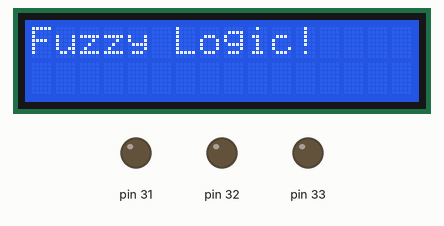
A sketch run on a simulated Arduino Mega 2560, built with avr-gcc and run on an emulated ATmega2560. Parts: 16×2 character LCD, output pins drawn as LEDs (lit = HIGH). The local clock reads 2024-03-15 10:24:30 at power-on unless the sketch sets it; pins used as bus, display or sensor lines are not drawn; what the sketch prints to the serial monitor is not drawn.

Above: at 0.1 s.
At 0.5 s:
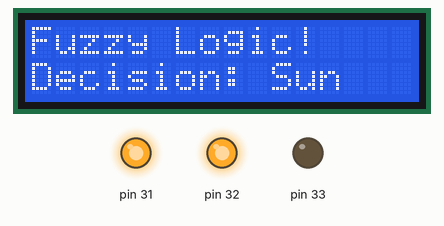
Timing chart, 0 to 2.0 s (numbered marks = the images above):
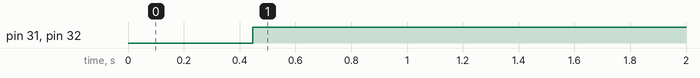

Measured:
- by itself, pin 31, pin 32: LOW → HIGH at 0.45 s

The sketch:

Decision_for_inverter.ino
```cpp
#include <pitches.h>
#include <LiquidCrystal.h>
#include <Wire.h>
#include "RTClib.h"
#define FIS_TYPE float
#define FIS_RESOLUSION 101
#define FIS_MIN -3.4028235E+38
#define FIS_MAX 3.4028235E+38
typedef FIS_TYPE(*_FIS_MF)(FIS_TYPE, FIS_TYPE*);
typedef FIS_TYPE(*_FIS_ARR_OP)(FIS_TYPE, FIS_TYPE);
typedef FIS_TYPE(*_FIS_ARR)(FIS_TYPE*, int, _FIS_ARR_OP);
// Number of inputs to the fuzzy inference system
const int fis_gcI = 6;
// Number of outputs to the fuzzy inference system
const int fis_gcO = 1;
// Number of rules to the fuzzy inference system
const int fis_gcR = 99;

FIS_TYPE g_fisInput[fis_gcI];
FIS_TYPE g_fisOutput[fis_gcO];
//LiquidCrystal lcd(12,11,5,4,3,2);
LiquidCrystal lcd(2,3,4,5,6,7);
RTC_DS3231 rtc;
int duration=1000;
// Setup routine runs once when you press reset:
void setup()
{
  Serial.begin(9600);
  lcd.begin(16,2);
  lcd.setCursor(0,0);
  lcd.print("Fuzzy Logic!");
  if (! rtc.begin()) {
    Serial.println("Couldn't find RTC");
    while (1);
  }
  if (rtc.lostPower()) {
    Serial.println("RTC lost power, lets set the time!");
  }
  //rtc.adjust(DateTime(2022, 4, 26, 15, 24, 0));
}

// Loop routine runs over and over again forever:
void loop()
{
 DateTime now = rtc.now();
 float in_analog1=now.hour(); //sun
 float in_analog2=now.day(); //edl_price
 float in_analog3=now.day() ; //generator_price
 float in_analog4=now.hour(); //edl_supply
 float in_analog5=now.hour(); //generator_supply
 float in_analog6=19.45; //battery


//float in_analog1=6.19; //sun
//float in_analog2=15.4; //edl_price
//float in_analog3=3.07; //generator_price
//float in_analog4=5.7; //edl_supply
//float in_analog5=22.6; //generator_supply
//float in_analog6=7.14; //battery

// float in_analog1=5.52; //sun
// float in_analog2=5.43; //edl_price
// float in_analog3=3.075; //generator_price
// float in_analog4=8.222; //edl_supply
// float in_analog5=19.2; //generator_supply
// float in_analog6=79.45; //battery
//
// float in_analog1=5.52; //sun
// float in_analog2=5.43; //edl_price
// float in_analog3=3.075; //generator_price
// float in_analog4=15.73; //edl_supply
// float in_analog5=11; //generator_supply
// float in_analog6=19.45; //battery
//
// float in_analog1=21.5; //sun
// float in_analog2=5.43; //edl_price
// float in_analog3=5.43; //generator_price
// float in_analog4=21.5; //edl_supply
// float in_analog5=21.5; //generator_supply
// float in_analog6=19.45; //battery
//
//
// float in_analog1=21.5; //sun
// float in_analog2=5.43; //edl_price
// float in_analog3=25.43; //generator_price
// float in_analog4=21.5; //edl_supply
// float in_analog5=21.5; //generator_supply
// float in_analog6=60.45; //battery
    // Read Input: SUN
    g_fisInput[0] = in_analog1;
    // Read Input: EDL-price
    g_fisInput[1] = in_analog2;
    // Read Input: Generator-price
    g_fisInput[2] = in_analog3;
    // Read Input: battery
    g_fisInput[3] =in_analog6;
    // Read Input: EDL_Supply
    g_fisInput[4] = in_analog4;
    // Read Input: Generator_supply
    g_fisInput[5] = in_analog5;

    g_fisOutput[0] = 0;
    //Serial.println("Current Date & Time: ");
    //Serial.println(now.day(), DEC);
    //Serial.println(now.hour(), DEC);
    fis_evaluate();
    // Set output vlaue: decision
    analogWrite(6 , g_fisOutput[0]);

}

//***********************************************************************
// Support functions for Fuzzy Inference System
//***********************************************************************
// Trapezoidal Member Function
FIS_TYPE fis_trapmf(FIS_TYPE x, FIS_TYPE* p)
{
    FIS_TYPE a = p[0], b = p[1], c = p[2], d = p[3];
    FIS_TYPE t1 = ((x <= c) ? 1 : ((d < x) ? 0 : ((c != d) ? ((d - x) / (d - c)) : 0)));
    FIS_TYPE t2 = ((b <= x) ? 1 : ((x < a) ? 0 : ((a != b) ? ((x - a) / (b - a)) : 0)));
    return (FIS_TYPE) min(t1, t2);
}

FIS_TYPE fis_min(FIS_TYPE a, FIS_TYPE b)
{
    return min(a, b);
}

FIS_TYPE fis_max(FIS_TYPE a, FIS_TYPE b)
{
    return max(a, b);
}

FIS_TYPE fis_array_operation(FIS_TYPE *array, int size, _FIS_ARR_OP pfnOp)
{
    int i;
    FIS_TYPE ret = 0;

    if (size == 0) return ret;
    if (size == 1) return array[0];

    ret = array[0];
    for (i = 1; i < size; i++)
    {
        ret = (*pfnOp)(ret, array[i]);
    }

    return ret;
}


//***********************************************************************
// Data for Fuzzy Inference System
//***********************************************************************
// Pointers to the implementations of member functions
_FIS_MF fis_gMF[] =
{
    fis_trapmf
};

// Count of member function for each Input
int fis_gIMFCount[] = { 3, 3, 3, 3, 3, 2 };

// Count of member function for each Output
int fis_gOMFCount[] = { 4 };

// Coefficients for the Input Member Functions
FIS_TYPE fis_gMFI0Coeff1[] = { 4, 7, 24, 24 };
FIS_TYPE fis_gMFI0Coeff2[] = { 7.5, 9, 12, 16 };
FIS_TYPE fis_gMFI0Coeff3[] = { 9, 14, 16, 21 };
FIS_TYPE* fis_gMFI0Coeff[] = { fis_gMFI0Coeff1, fis_gMFI0Coeff2, fis_gMFI0Coeff3 };
FIS_TYPE fis_gMFI1Coeff1[] = { 0, 3, 7, 12.5 };
FIS_TYPE fis_gMFI1Coeff2[] = { 6, 13, 17, 25 };
FIS_TYPE fis_gMFI1Coeff3[] = { 18, 23, 30, 30 };
FIS_TYPE* fis_gMFI1Coeff[] = { fis_gMFI1Coeff1, fis_gMFI1Coeff2, fis_gMFI1Coeff3 };
FIS_TYPE fis_gMFI2Coeff1[] = { 0, 3, 7, 13 };
FIS_TYPE fis_gMFI2Coeff2[] = { 6, 13, 17, 24 };
FIS_TYPE fis_gMFI2Coeff3[] = { 18, 23, 30, 30 };
FIS_TYPE* fis_gMFI2Coeff[] = { fis_gMFI2Coeff1, fis_gMFI2Coeff2, fis_gMFI2Coeff3 };
FIS_TYPE fis_gMFI3Coeff1[] = { 0, 15, 25, 39 };
FIS_TYPE fis_gMFI3Coeff2[] = { 24, 44, 56, 76 };
FIS_TYPE fis_gMFI3Coeff3[] = { 60, 75, 85, 100 };
FIS_TYPE* fis_gMFI3Coeff[] = { fis_gMFI3Coeff1, fis_gMFI3Coeff2, fis_gMFI3Coeff3 };
FIS_TYPE fis_gMFI4Coeff1[] = { 14, 14, 16, 16 };
FIS_TYPE fis_gMFI4Coeff2[] = { 0, 0, 13.8, 13.8 };
FIS_TYPE fis_gMFI4Coeff3[] = { 16.1, 16.1, 24, 24 };
FIS_TYPE* fis_gMFI4Coeff[] = { fis_gMFI4Coeff1, fis_gMFI4Coeff2, fis_gMFI4Coeff3 };
FIS_TYPE fis_gMFI5Coeff1[] = { 17, 17, 24, 24 };
FIS_TYPE fis_gMFI5Coeff2[] = { 0, 0, 16.9, 16.9 };
FIS_TYPE* fis_gMFI5Coeff[] = { fis_gMFI5Coeff1, fis_gMFI5Coeff2 };
FIS_TYPE** fis_gMFICoeff[] = { fis_gMFI0Coeff, fis_gMFI1Coeff, fis_gMFI2Coeff, fis_gMFI3Coeff, fis_gMFI4Coeff, fis_gMFI5Coeff };

// Coefficients for the Output Member Functions
FIS_TYPE fis_gMFO0Coeff1[] = { 5, 5, 15, 15 };
FIS_TYPE fis_gMFO0Coeff2[] = { 14, 14, 16, 16 };
FIS_TYPE fis_gMFO0Coeff3[] = { 18, 18, 23.9, 23.9 };
FIS_TYPE fis_gMFO0Coeff4[] = { 0, 0, 5, 5 };
FIS_TYPE* fis_gMFO0Coeff[] = { fis_gMFO0Coeff1, fis_gMFO0Coeff2, fis_gMFO0Coeff3, fis_gMFO0Coeff4 };
FIS_TYPE** fis_gMFOCoeff[] = { fis_gMFO0Coeff };

// Input membership function set
int fis_gMFI0[] = { 0, 0, 0 };
int fis_gMFI1[] = { 0, 0, 0 };
int fis_gMFI2[] = { 0, 0, 0 };
int fis_gMFI3[] = { 0, 0, 0 };
int fis_gMFI4[] = { 0, 0, 0 };
int fis_gMFI5[] = { 0, 0 };
int* fis_gMFI[] = { fis_gMFI0, fis_gMFI1, fis_gMFI2, fis_gMFI3, fis_gMFI4, fis_gMFI5};

// Output membership function set
int fis_gMFO0[] = { 0, 0, 0, 0 };
int* fis_gMFO[] = { fis_gMFO0};

// Rule Weights
FIS_TYPE fis_gRWeight[] = { 1, 1, 1, 1, 1, 1, 1, 1, 1, 1, 1, 1, 1, 1, 1, 1, 1, 1, 1, 1, 1, 1, 1, 1, 1, 1, 1, 1, 1, 1, 1, 1, 1, 1, 1, 1, 1, 1, 1, 1, 1, 1, 1, 1, 1, 1, 1, 1, 1, 1, 1, 1, 1, 1, 1, 1, 1, 1, 1, 1, 1, 1, 1, 1, 1, 1, 1, 1, 1, 1, 1, 1, 1, 1, 1, 1, 1, 1, 1, 1, 1, 1, 1, 1, 1, 1, 1, 1, 1, 1, 1, 1, 1, 1, 1, 1, 1, 1, 1, 1 };

// Rule Type
int fis_gRType[] = { 1, 1, 1, 1, 1, 1, 1, 1, 1, 1, 1, 1, 1, 1, 1, 1, 1, 1, 1, 1, 1, 1, 1, 1, 1, 1, 1, 1, 1, 1, 1, 1, 1, 1, 1, 1, 1, 1, 1, 1, 1, 1, 1, 1, 1, 1, 1, 1, 1, 1, 1, 1, 1, 1, 1, 1, 1, 1, 1, 1, 1, 1, 1, 1, 1, 1, 1, 1, 1, 1, 1, 1, 1, 1, 1, 1, 1, 1, 1, 1, 1, 1, 1, 1, 1, 1, 1, 1, 1, 1, 1, 1, 1, 1, 1, 1, 1, 1, 1, 1 };

// Rule Inputs
int fis_gRI0[] = { 3, 0, 0, 0, 0, 0 };
int fis_gRI1[] = { 3, 1, 1, 1, 1, 0 };
int fis_gRI2[] = { 3, 1, 1, 1, 0, 1 };
int fis_gRI3[] = { 3, 1, 1, 2, 0, 1 };
int fis_gRI4[] = { 3, 1, 1, 3, 0, 1 };
int fis_gRI5[] = { 3, 1, 1, 1, 1, 0 };
int fis_gRI6[] = { 3, 1, 1, 2, 1, 0 };
int fis_gRI7[] = { 3, 1, 1, 3, 1, 0 };
int fis_gRI8[] = { 3, 1, 2, 1, 1, 0 };
int fis_gRI9[] = { 3, 1, 3, 1, 1, 0 };
int fis_gRI10[] = { 3, 2, 1, 1, 1, 0 };
int fis_gRI11[] = { 3, 3, 1, 1, 1, 0 };
int fis_gRI12[] = { 3, 1, 2, 2, 1, 0 };
int fis_gRI13[] = { 3, 1, 2, 3, 1, 0 };
int fis_gRI14[] = { 3, 1, 3, 2, 1, 0 };
int fis_gRI15[] = { 3, 1, 3, 3, 1, 0 };
int fis_gRI16[] = { 3, 2, 1, 2, 1, 0 };
int fis_gRI17[] = { 3, 2, 1, 3, 1, 0 };
int fis_gRI18[] = { 3, 3, 1, 2, 1, 0 };
int fis_gRI19[] = { 3, 3, 1, 3, 1, 0 };
int fis_gRI20[] = { 3, 1, 1, 2, 0, 1 };
int fis_gRI21[] = { 3, 1, 2, 2, 0, 1 };
int fis_gRI22[] = { 3, 1, 3, 2, 0, 1 };
int fis_gRI23[] = { 3, 2, 1, 2, 0, 1 };
int fis_gRI24[] = { 3, 2, 3, 2, 0, 1 };
int fis_gRI25[] = { 3, 3, 1, 2, 0, 1 };
int fis_gRI26[] = { 3, 3, 2, 2, 0, 1 };
int fis_gRI27[] = { 3, 3, 3, 2, 0, 1 };
int fis_gRI28[] = { 3, 1, 1, 3, 0, 1 };
int fis_gRI29[] = { 3, 1, 3, 3, 0, 1 };
int fis_gRI30[] = { 3, 1, 2, 3, 0, 1 };
int fis_gRI31[] = { 3, 2, 1, 3, 0, 1 };
int fis_gRI32[] = { 3, 2, 2, 3, 0, 1 };
int fis_gRI33[] = { 3, 2, 3, 3, 0, 1 };
int fis_gRI34[] = { 3, 3, 1, 3, 0, 1 };
int fis_gRI35[] = { 3, 3, 2, 3, 0, 1 };
int fis_gRI36[] = { 3, 3, 3, 3, 0, 1 };
int fis_gRI37[] = { 2, 1, 1, 1, 0, 1 };
int fis_gRI38[] = { 2, 1, 1, 1, 1, 0 };
int fis_gRI39[] = { 2, 1, 1, 2, 0, 1 };
int fis_gRI40[] = { 2, 1, 1, 3, 0, 1 };
int fis_gRI41[] = { 2, 1, 1, 2, 1, 0 };
int fis_gRI42[] = { 2, 1, 1, 3, 1, 0 };
int fis_gRI43[] = { 2, 1, 2, 2, 0, 1 };
int fis_gRI44[] = { 2, 1, 3, 2, 0, 1 };
int fis_gRI45[] = { 2, 1, 2, 3, 0, 1 };
int fis_gRI46[] = { 2, 1, 3, 3, 0, 1 };
int fis_gRI47[] = { 2, 1, 2, 2, 1, 0 };
int fis_gRI48[] = { 2, 1, 3, 2, 1, 0 };
int fis_gRI49[] = { 2, 1, 2, 3, 1, 0 };
int fis_gRI50[] = { 2, 1, 3, 3, 1, 0 };
int fis_gRI51[] = { 2, 2, 1, 1, 1, 0 };
int fis_gRI52[] = { 2, 3, 1, 1, 1, 0 };
int fis_gRI53[] = { 2, 1, 2, 1, 1, 0 };
int fis_gRI54[] = { 2, 2, 2, 1, 1, 0 };
int fis_gRI55[] = { 2, 3, 2, 1, 1, 0 };
int fis_gRI56[] = { 2, 1, 3, 1, 1, 0 };
int fis_gRI57[] = { 2, 2, 3, 1, 1, 0 };
int fis_gRI58[] = { 2, 3, 3, 1, 1, 0 };
int fis_gRI59[] = { 2, 1, 1, 2, 1, 0 };
int fis_gRI60[] = { 2, 1, 2, 2, 1, 0 };
int fis_gRI61[] = { 2, 1, 3, 2, 1, 0 };
int fis_gRI62[] = { 2, 2, 1, 2, 1, 0 };
int fis_gRI63[] = { 2, 2, 2, 2, 1, 0 };
int fis_gRI64[] = { 2, 2, 3, 2, 1, 0 };
int fis_gRI65[] = { 2, 3, 3, 2, 1, 0 };
int fis_gRI66[] = { 2, 3, 3, 2, 1, 0 };
int fis_gRI67[] = { 2, 3, 2, 2, 1, 0 };
int fis_gRI68[] = { 2, 3, 1, 2, 1, 0 };
int fis_gRI69[] = { 2, 1, 1, 3, 1, 0 };
int fis_gRI70[] = { 2, 1, 3, 3, 1, 0 };
int fis_gRI71[] = { 2, 1, 2, 3, 1, 0 };
int fis_gRI72[] = { 2, 2, 1, 3, 1, 0 };
int fis_gRI73[] = { 2, 2, 2, 3, 1, 0 };
int fis_gRI74[] = { 2, 2, 3, 3, 1, 0 };
int fis_gRI75[] = { 2, 3, 1, 3, 1, 0 };
int fis_gRI76[] = { 2, 3, 2, 3, 1, 0 };
int fis_gRI77[] = { 2, 3, 3, 3, 1, 0 };
int fis_gRI78[] = { 2, 0, 0, 0, 0, 0 };
int fis_gRI79[] = { 1, 1, 1, 1, 1, 0 };
int fis_gRI80[] = { 1, 1, 1, 2, 1, 0 };
int fis_gRI81[] = { 1, 1, 1, 3, 1, 0 };
int fis_gRI82[] = { 1, 1, 2, 3, 1, 0 };
int fis_gRI83[] = { 1, 1, 3, 3, 1, 0 };
int fis_gRI84[] = { 1, 1, 3, 1, 1, 0 };
int fis_gRI85[] = { 1, 1, 2, 1, 1, 0 };
int fis_gRI86[] = { 1, 1, 3, 3, 1, 0 };
int fis_gRI87[] = { 1, 1, 2, 3, 1, 0 };
int fis_gRI88[] = { 1, 2, 0, 3, 1, 0 };
int fis_gRI89[] = { 1, 2, 0, -3, 1, 0 };
int fis_gRI90[] = { 1, 3, 0, 3, 1, 0 };
int fis_gRI91[] = { 1, 3, 0, -3, 1, 0 };
int fis_gRI92[] = { 1, 0, 0, 3, 0, 0 };
int fis_gRI93[] = { 1, 0, -1, 2, 0, 0 };
int fis_gRI94[] = { 1, 0, -1, 2, 0, 1 };
int fis_gRI95[] = { 1, 0, -1, 3, 0, 1 };
int fis_gRI96[] = { 1, 0, -1, 1, 0, 1 };
int fis_gRI97[] = { 1, 0, -3, 1, 0, 1 };
int fis_gRI98[] = { 1, 0, -2, 1, 0, 1 };
int fis_gRI99[] = { 1, 0, 0, 3, 0, 0 };
int* fis_gRI[] = { fis_gRI0, fis_gRI1, fis_gRI2, fis_gRI3, fis_gRI4, fis_gRI5, fis_gRI6, fis_gRI7, fis_gRI8, fis_gRI9, fis_gRI10, fis_gRI11, fis_gRI12, fis_gRI13, fis_gRI14, fis_gRI15, fis_gRI16, fis_gRI17, fis_gRI18, fis_gRI19, fis_gRI20, fis_gRI21, fis_gRI22, fis_gRI23, fis_gRI24, fis_gRI25, fis_gRI26, fis_gRI27, fis_gRI28, fis_gRI29, fis_gRI30, fis_gRI31, fis_gRI32, fis_gRI33, fis_gRI34, fis_gRI35, fis_gRI36, fis_gRI37, fis_gRI38, fis_gRI39, fis_gRI40, fis_gRI41, fis_gRI42, fis_gRI43, fis_gRI44, fis_gRI45, fis_gRI46, fis_gRI47, fis_gRI48, fis_gRI49, fis_gRI50, fis_gRI51, fis_gRI52, fis_gRI53, fis_gRI54, fis_gRI55, fis_gRI56, fis_gRI57, fis_gRI58, fis_gRI59, fis_gRI60, fis_gRI61, fis_gRI62, fis_gRI63, fis_gRI64, fis_gRI65, fis_gRI66, fis_gRI67, fis_gRI68, fis_gRI69, fis_gRI70, fis_gRI71, fis_gRI72, fis_gRI73, fis_gRI74, fis_gRI75, fis_gRI76, fis_gRI77, fis_gRI78, fis_gRI79, fis_gRI80, fis_gRI81, fis_gRI82, fis_gRI83, fis_gRI84, fis_gRI85, fis_gRI86, fis_gRI87, fis_gRI88, fis_gRI89, fis_gRI90, fis_gRI91, fis_gRI92, fis_gRI93, fis_gRI94, fis_gRI95, fis_gRI96, fis_gRI97, fis_gRI98, fis_gRI99 };

// Rule Outputs
int fis_gRO0[] = { 1 };
int fis_gRO1[] = { 1 };
int fis_gRO2[] = { 1 };
int fis_gRO3[] = { 1 };
int fis_gRO4[] = { 1 };
int fis_gRO5[] = { 1 };
int fis_gRO6[] = { 1 };
int fis_gRO7[] = { 1 };
int fis_gRO8[] = { 1 };
int fis_gRO9[] = { 1 };
int fis_gRO10[] = { 1 };
int fis_gRO11[] = { 1 };
int fis_gRO12[] = { 1 };
int fis_gRO13[] = { 1 };
int fis_gRO14[] = { 1 };
int fis_gRO15[] = { 1 };
int fis_gRO16[] = { 1 };
int fis_gRO17[] = { 1 };
int fis_gRO18[] = { 1 };
int fis_gRO19[] = { 1 };
int fis_gRO20[] = { 1 };
int fis_gRO21[] = { 1 };
int fis_gRO22[] = { 1 };
int fis_gRO23[] = { 1 };
int fis_gRO24[] = { 1 };
int fis_gRO25[] = { 1 };
int fis_gRO26[] = { 1 };
int fis_gRO27[] = { 1 };
int fis_gRO28[] = { 1 };
int fis_gRO29[] = { 1 };
int fis_gRO30[] = { 1 };
int fis_gRO31[] = { 1 };
int fis_gRO32[] = { 1 };
int fis_gRO33[] = { 1 };
int fis_gRO34[] = { 1 };
int fis_gRO35[] = { 1 };
int fis_gRO36[] = { 1 };
int fis_gRO37[] = { 1 };
int fis_gRO38[] = { 1 };
int fis_gRO39[] = { 1 };
int fis_gRO40[] = { 1 };
int fis_gRO41[] = { 1 };
int fis_gRO42[] = { 1 };
int fis_gRO43[] = { 1 };
int fis_gRO44[] = { 1 };
int fis_gRO45[] = { 1 };
int fis_gRO46[] = { 1 };
int fis_gRO47[] = { 1 };
int fis_gRO48[] = { 1 };
int fis_gRO49[] = { 1 };
int fis_gRO50[] = { 1 };
int fis_gRO51[] = { 1 };
int fis_gRO52[] = { 1 };
int fis_gRO53[] = { 1 };
int fis_gRO54[] = { 1 };
int fis_gRO55[] = { 1 };
int fis_gRO56[] = { 1 };
int fis_gRO57[] = { 1 };
int fis_gRO58[] = { 1 };
int fis_gRO59[] = { 1 };
int fis_gRO60[] = { 1 };
int fis_gRO61[] = { 1 };
int fis_gRO62[] = { 1 };
int fis_gRO63[] = { 1 };
int fis_gRO64[] = { 1 };
int fis_gRO65[] = { 1 };
int fis_gRO66[] = { 1 };
int fis_gRO67[] = { 1 };
int fis_gRO68[] = { 1 };
int fis_gRO69[] = { 1 };
int fis_gRO70[] = { 1 };
int fis_gRO71[] = { 1 };
int fis_gRO72[] = { 1 };
int fis_gRO73[] = { 1 };
int fis_gRO74[] = { 1 };
int fis_gRO75[] = { 1 };
int fis_gRO76[] = { 1 };
int fis_gRO77[] = { 1 };
int fis_gRO78[] = { 1 };
int fis_gRO79[] = { 2 };
int fis_gRO80[] = { 2 };
int fis_gRO81[] = { 2 };
int fis_gRO82[] = { 2 };
int fis_gRO83[] = { 2 };
int fis_gRO84[] = { 2 };
int fis_gRO85[] = { 2 };
int fis_gRO86[] = { 2 };
int fis_gRO87[] = { 2 };
int fis_gRO88[] = { 2 };
int fis_gRO89[] = { 2 };
int fis_gRO90[] = { 4 };
int fis_gRO91[] = { 2 };
int fis_gRO92[] = { 4 };
int fis_gRO93[] = { 4 };
int fis_gRO94[] = { 4 };
int fis_gRO95[] = { 4 };
int fis_gRO96[] = { 3 };
int fis_gRO97[] = { 3 };
int fis_gRO98[] = { 3 };
int fis_gRO99[] = { 4 };
int* fis_gRO[] = { fis_gRO0, fis_gRO1, fis_gRO2, fis_gRO3, fis_gRO4, fis_gRO5, fis_gRO6, fis_gRO7, fis_gRO8, fis_gRO9, fis_gRO10, fis_gRO11, fis_gRO12, fis_gRO13, fis_gRO14, fis_gRO15, fis_gRO16, fis_gRO17, fis_gRO18, fis_gRO19, fis_gRO20, fis_gRO21, fis_gRO22, fis_gRO23, fis_gRO24, fis_gRO25, fis_gRO26, fis_gRO27, fis_gRO28, fis_gRO29, fis_gRO30, fis_gRO31, fis_gRO32, fis_gRO33, fis_gRO34, fis_gRO35, fis_gRO36, fis_gRO37, fis_gRO38, fis_gRO39, fis_gRO40, fis_gRO41, fis_gRO42, fis_gRO43, fis_gRO44, fis_gRO45, fis_gRO46, fis_gRO47, fis_gRO48, fis_gRO49, fis_gRO50, fis_gRO51, fis_gRO52, fis_gRO53, fis_gRO54, fis_gRO55, fis_gRO56, fis_gRO57, fis_gRO58, fis_gRO59, fis_gRO60, fis_gRO61, fis_gRO62, fis_gRO63, fis_gRO64, fis_gRO65, fis_gRO66, fis_gRO67, fis_gRO68, fis_gRO69, fis_gRO70, fis_gRO71, fis_gRO72, fis_gRO73, fis_gRO74, fis_gRO75, fis_gRO76, fis_gRO77, fis_gRO78, fis_gRO79, fis_gRO80, fis_gRO81, fis_gRO82, fis_gRO83, fis_gRO84, fis_gRO85, fis_gRO86, fis_gRO87, fis_gRO88, fis_gRO89, fis_gRO90, fis_gRO91, fis_gRO92, fis_gRO93, fis_gRO94, fis_gRO95, fis_gRO96, fis_gRO97, fis_gRO98, fis_gRO99 };

// Input range Min
FIS_TYPE fis_gIMin[] = { 0, 0, 0, 0, 0, 0 };

// Input range Max
FIS_TYPE fis_gIMax[] = { 24, 30, 30, 100, 24, 24 };

// Output range Min
FIS_TYPE fis_gOMin[] = { 0 };

// Output range Max
FIS_TYPE fis_gOMax[] = { 24 };

//***********************************************************************
// Data dependent support functions for Fuzzy Inference System
//***********************************************************************
FIS_TYPE fis_MF_out(FIS_TYPE** fuzzyRuleSet, FIS_TYPE x, int o)
{
    FIS_TYPE mfOut;
    int r;

    for (r = 0; r < fis_gcR; ++r)
    {
        int index = fis_gRO[r][o];
        if (index > 0)
        {
            index = index - 1;
            mfOut = (fis_gMF[fis_gMFO[o][index]])(x, fis_gMFOCoeff[o][index]);
        }
        else if (index < 0)
        {
            index = -index - 1;
            mfOut = 1 - (fis_gMF[fis_gMFO[o][index]])(x, fis_gMFOCoeff[o][index]);
        }
        else
        {
            mfOut = 0;
        }

        fuzzyRuleSet[0][r] = fis_min(mfOut, fuzzyRuleSet[1][r]);
    }
    return fis_array_operation(fuzzyRuleSet[0], fis_gcR, fis_max);
}

FIS_TYPE fis_defuzz_centroid(FIS_TYPE** fuzzyRuleSet, int o)
{
    FIS_TYPE step = (fis_gOMax[o] - fis_gOMin[o]) / (FIS_RESOLUSION - 1);
    FIS_TYPE area = 0;
    FIS_TYPE momentum = 0;
    FIS_TYPE dist, slice;
    int i;

    // calculate the area under the curve formed by the MF outputs
    for (i = 0; i < FIS_RESOLUSION; ++i){
        dist = fis_gOMin[o] + (step * i);
        slice = step * fis_MF_out(fuzzyRuleSet, dist, o);
        area += slice;
        momentum += slice*dist;
    }

    return ((area == 0) ? ((fis_gOMax[o] + fis_gOMin[o]) / 2) : (momentum / area));
}


//***********************************************************************
// Fuzzy Inference System
//***********************************************************************
void yellow(){
    analogWrite(31,255);
    analogWrite(32,255);
    analogWrite(33,0);

  }
void blue(){
    analogWrite(33,255);
  }
void green(){
    analogWrite(31,255);
  }
void red(){
    analogWrite(32,255);
  }
void fis_evaluate()
  {
    DateTime now = rtc.now();
    FIS_TYPE fuzzyInput0[] = { 0, 0, 0 };
    FIS_TYPE fuzzyInput1[] = { 0, 0, 0 };
    FIS_TYPE fuzzyInput2[] = { 0, 0, 0 };
    FIS_TYPE fuzzyInput3[] = { 0, 0, 0 };
    FIS_TYPE fuzzyInput4[] = { 0, 0, 0 };
    FIS_TYPE fuzzyInput5[] = { 0, 0 };
    FIS_TYPE* fuzzyInput[fis_gcI] = { fuzzyInput0, fuzzyInput1, fuzzyInput2, fuzzyInput3, fuzzyInput4, fuzzyInput5, };
    FIS_TYPE fuzzyOutput0[] = { 0, 0, 0, 0 };
    FIS_TYPE* fuzzyOutput[fis_gcO] = { fuzzyOutput0, };
    FIS_TYPE fuzzyRules[fis_gcR] = { 0 };
    FIS_TYPE fuzzyFires[fis_gcR] = { 0 };
    FIS_TYPE* fuzzyRuleSet[] = { fuzzyRules, fuzzyFires };
    FIS_TYPE sW = 0;

    // Transforming input to fuzzy Input
    int i, j, r, o;
    for (i = 0; i < fis_gcI; ++i)
    {
        for (j = 0; j < fis_gIMFCount[i]; ++j)
        {
            fuzzyInput[i][j] =
                (fis_gMF[fis_gMFI[i][j]])(g_fisInput[i], fis_gMFICoeff[i][j]);
        }
    }

    int index = 0;
    for (r = 0; r < fis_gcR; ++r)
    {
        if (fis_gRType[r] == 1)
        {
            fuzzyFires[r] = FIS_MAX;
            for (i = 0; i < fis_gcI; ++i)
            {
                index = fis_gRI[r][i];
                if (index > 0)
                    fuzzyFires[r] = fis_min(fuzzyFires[r], fuzzyInput[i][index - 1]);
                else if (index < 0)
                    fuzzyFires[r] = fis_min(fuzzyFires[r], 1 - fuzzyInput[i][-index - 1]);
                else
                    fuzzyFires[r] = fis_min(fuzzyFires[r], 1);
            }
        }
        else
        {
            fuzzyFires[r] = FIS_MIN;
            for (i = 0; i < fis_gcI; ++i)
            {
                index = fis_gRI[r][i];
                if (index > 0)
                    fuzzyFires[r] = fis_max(fuzzyFires[r], fuzzyInput[i][index - 1]);
                else if (index < 0)
                    fuzzyFires[r] = fis_max(fuzzyFires[r], 1 - fuzzyInput[i][-index - 1]);
                else
                    fuzzyFires[r] = fis_max(fuzzyFires[r], 0);
            }
        }

        fuzzyFires[r] = fis_gRWeight[r] * fuzzyFires[r];
        sW += fuzzyFires[r];
    }

    if (sW == 0)
    {
        for (o = 0; o < fis_gcO; ++o)
        {
            g_fisOutput[o] = ((fis_gOMax[o] + fis_gOMin[o]) / 2);
        }
    }
    else
    {
        for (o = 0; o < fis_gcO; ++o)
        {
            g_fisOutput[o] = fis_defuzz_centroid(fuzzyRuleSet, o);
        }
    }
    lcd.setCursor(0,1);
    String stringOne=String(g_fisOutput[0]);
    String stringTwo=String(now.hour());
    String stringThree=String(now.day());
    String stringFour=String(now.month());
    String stringFive=String(now.year());
    String stringSix=String(now.minute());

    if(g_fisOutput[0]<=5 && g_fisOutput[0]>=0){
        //lcd.println(g_fisOutput[0]);
        lcd.println("Decision: Battery");
        String output=stringOne+","+"Battery"+","+stringTwo+","+stringThree+","+stringFour+","+stringFive+","+stringSix;
        Serial.println(output);
        green();

    }
    if(g_fisOutput[0]<13.9 && g_fisOutput[0]>5){
        //lcd.println(g_fisOutput[0]);
        lcd.println("Decision: Sun");
        String output=stringOne+","+"Sun"+","+stringTwo+","+stringThree+","+stringFour+","+stringFive+","+stringSix;
        Serial.println(output);
        yellow();

    }
    if(g_fisOutput[0]<=16 && g_fisOutput[0]>=14){
        //lcd.println(g_fisOutput[0]);
        lcd.println("Decision: Edl");
        String output=stringOne+","+"EdL"+","+stringTwo+","+stringThree+","+stringFour+","+stringFive+","+stringSix;
        Serial.println(output);
        red();
    }
    if(g_fisOutput[0]<=23.9 && g_fisOutput[0]>16){
        //lcd.println(g_fisOutput[0]);
        lcd.println("Decision: Generator");
        String output=stringOne+","+"Generator"+","+stringTwo+","+stringThree+","+stringFour+","+stringFive+","+stringSix;
        Serial.println(output);
        blue();
    }
    //tone(8,NOTE_C5,duration);
    delay(1000);
}
```
